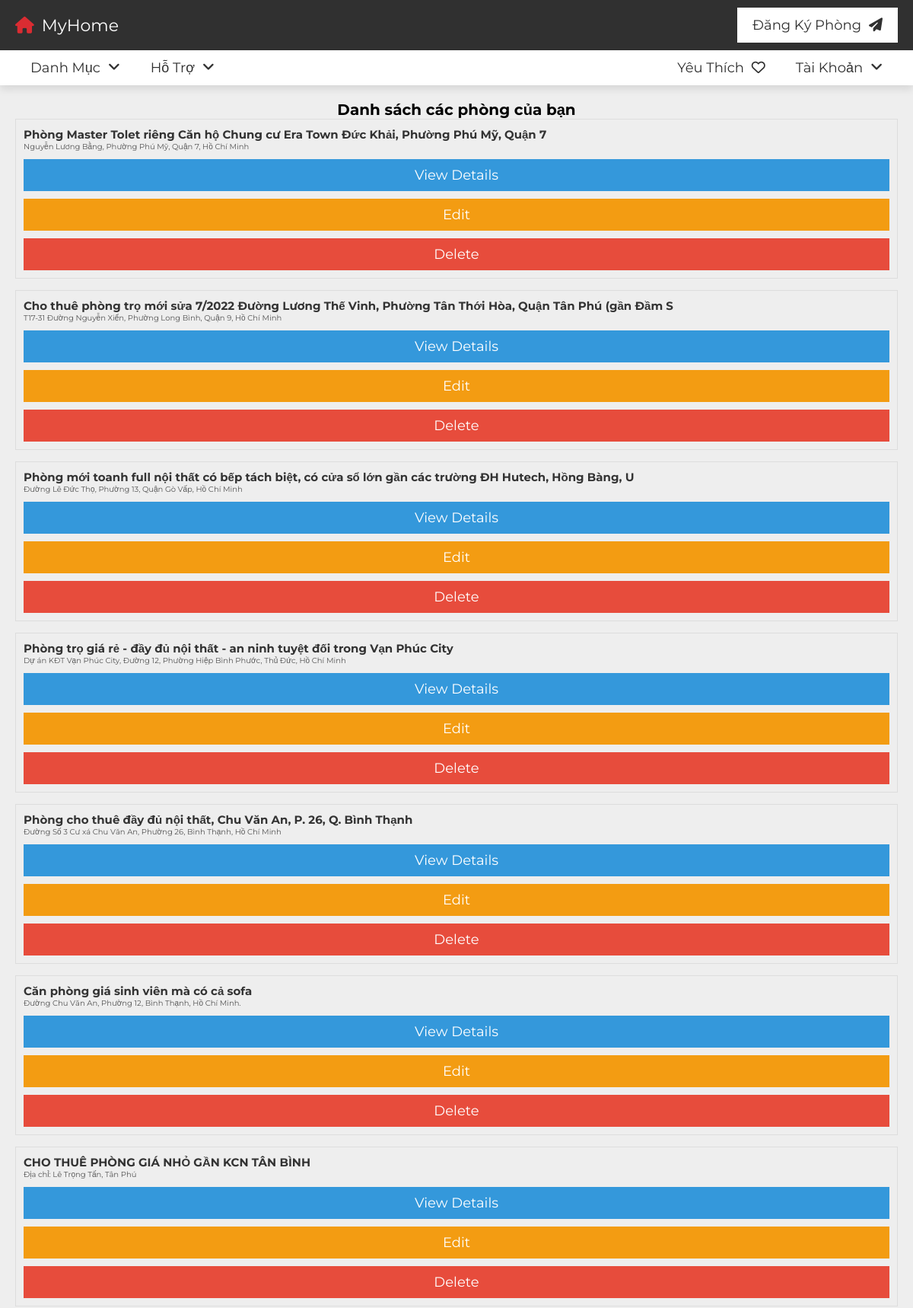
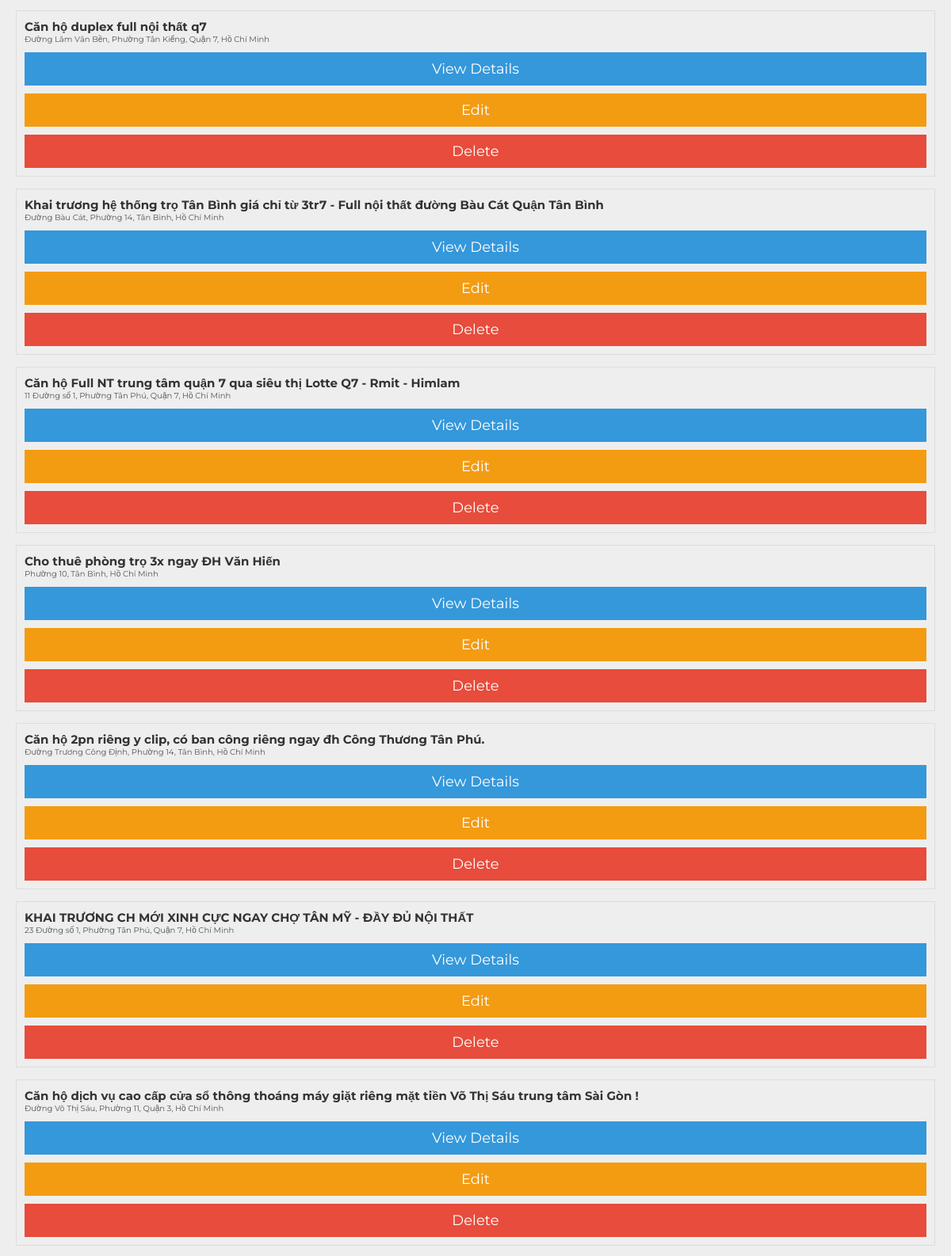
Page /Room/rooms_list/ (signed in, upper part) on the committed database (2 pictures, top to bottom).
### Room/models.py (models this page shows, shortened)
class Room(models.Model):
    Name_Room = models.CharField(max_length=100, unique=True)
    slug = models.SlugField(max_length=100, unique=True, null=True)
    Address = models.CharField(max_length=250, unique=True)
    Price = models.DecimalField(max_digits=10, decimal_places=2)
    Price_deposit = models.DecimalField(max_digits=10, decimal_places=2)
    Description = models.TextField()
    account = models.ForeignKey(Account, on_delete=models.CASCADE)
    category = models.ForeignKey(RoomCategory, on_delete=models.CASCADE)
    mainimage = models.ImageField(upload_to='photo/mainimage', blank=True, null=True)
    roomarea = models.ForeignKey(RoomArea, on_delete=models.CASCADE)
    created_date = models.DateTimeField(auto_now_add=True)
    expiration_date = models.DateTimeField(default=timezone.now() + timedelta(days=14))

### Room/views.py (the view)
# urls.py: path('rooms_list/', views.rooms_list, name='rooms_list'),
@login_required(login_url='login')
def rooms_list(request):
    rooms = Room.objects.filter(account=request.user)
    return render(request, 'rooms/rooms_list.html', {'rooms': rooms})

### RoomCategory/context_processor.py (called while the page is built)
def menu_links(request):
    links = RoomCategory.objects.all()
    return dict(links=links)

### RoomCategory/models.py (called while the page is built)
    def get_url(self):
        return reverse('Rooms_By_Category', args = [self.slug])

### templates/rooms/rooms_list.html (shortened to what this page needs)
{% extends 'base.html' %}
{% load static %}
{% block content %}
  <div class="container">
    <h1>Danh sách các phòng của bạn</h1>
    {% for room in rooms %}
      <div class="room-container">
        <h2>{{ room.Name_Room }}</h2>
        <p>{{ room.Address }}</p>
        <a href="{% url 'room_detail' category_slug=room.category.slug room_slug=room.slug %}" class="btn btn-primary btn-custom">View Details</a>
        <a href="{% url 'room_edit' category_slug=room.category.slug room_slug=room.slug %}" class="btn btn-warning btn-custom">Edit</a>
        <a href="{% url 'room_delete' category_slug=room.category.slug room_slug=room.slug %}" class="btn btn-danger btn-custom">Delete</a>
      </div>
    {% endfor %}
  </div>
{% endblock content %}

### renthouse/static/css/style.css (style rules this page uses)
:root { --main-color:#DA2C32; --light-color:#666; --light-bg:#eee; --white:#fff; --black:#303030; --border:.1rem solid var(--light-color); --box-shodow:0 .5rem 1rem rgba(0,0,0,.1); }
* { font-family: 'Montserrat', sans-serif; margin: 0; padding: 0; box-sizing: border-box; outline: none; border: none; text-decoration: none; }
html { font-size: 62.5%; overflow-x: hidden; scroll-behavior: smooth; scroll-padding-top: 10rem; }
body { background-color: var(--light-bg); }
.btn, .inline-btn { margin-top: 1rem; padding: 1rem 3rem; background-color: var(--main-color); color: var(--white); cursor: pointer; text-align: center; font-size: 1.8rem; text-transform: capitalize; }
.btn { display: block; width: 100%; }

### templates/rooms/rooms_list.html (style rules this page uses)
.container { margin: 20px; }
.room-container { border: 1px solid #ddd; padding: 10px; margin-bottom: 15px; }
.room-container h2 { color: #333; }
.room-container p { color: #555; }
.btn-custom { margin-right: 10px; }
.btn-primary { background-color: #3498db; color: #fff; }
.btn-warning { background-color: #f39c12; color: #fff; }
.btn-danger { background-color: #e74c3c; color: #fff; }
.container h1 { text-align: center; }

### rows in the picture
Room: Name_Room "Phòng Master Tolet riêng Căn hộ Chung cư Era Town Đức Khải, Phường Phú Mỹ, Quận 7", Address "Nguyễn Lương Bằng, Phường Phú Mỹ, Quận 7, Hồ Chí Minh"
Room: Name_Room "Cho thuê phòng trọ mới sửa 7/2022 Đường Lương Thế Vinh, Phường Tân Thới Hòa, Quận Tân Phú (gần Đầm S", Address "T17-31 Đường Nguyễn Xiển, Phường Long Bình, Quận 9, Hồ Chí Minh"
Room: Name_Room "Phòng mới toanh full nội thất có bếp tách biệt, có cửa sổ lớn gần các trường ĐH Hutech, Hồng Bàng, U", Address "Đường Lê Đức Thọ, Phường 13, Quận Gò Vấp, Hồ Chí Minh"
Room: Name_Room "Phòng trọ giá rẻ - đầy đủ nội thất - an ninh tuyệt đối trong Vạn Phúc City", Address "Dự án KĐT Vạn Phúc City, Đường 12, Phường Hiệp Bình Phước, Thủ Đức, Hồ Chí Minh"
Room: Name_Room "Phòng cho thuê đầy đủ nội thất, Chu Văn An, P. 26, Q. Bình Thạnh", Address "Đường Số 3 Cư xá Chu Văn An, Phường 26, Bình Thạnh, Hồ Chí Minh"
Room: Name_Room "Căn phòng giá sinh viên mà có cả sofa", Address "Đường Chu Văn An, Phường 12, Bình Thạnh, Hồ Chí Minh."
Room: Name_Room "CHO THUÊ PHÒNG GIÁ NHỎ GẦN KCN TÂN BÌNH", Address "Địa chỉ: Lê Trọng Tấn, Tân Phú"
Room: Name_Room "Căn hộ duplex full nội thất q7", Address "Đường Lâm Văn Bền, Phường Tân Kiểng, Quận 7, Hồ Chí Minh"
Room: Name_Room "Khai trương hệ thống trọ Tân Bình giá chỉ từ 3tr7 - Full nội thất đường Bàu Cát Quận Tân Bình", Address "Đường Bàu Cát, Phường 14, Tân Bình, Hồ Chí Minh"
Room: Name_Room "Căn hộ Full NT trung tâm quận 7 qua siêu thị Lotte Q7 - Rmit - Himlam", Address "11 Đường số 1, Phường Tân Phú, Quận 7, Hồ Chí Minh"
Room: Name_Room "Cho thuê phòng trọ 3x ngay ĐH Văn Hiến", Address "Phường 10, Tân Bình, Hồ Chí Minh"
Room: Name_Room "Căn hộ 2pn riêng y clip, có ban công riêng ngay đh Công Thương Tân Phú.", Address "Đường Trương Công Định, Phường 14, Tân Bình, Hồ Chí Minh"
Room: Name_Room "KHAI TRƯƠNG CH MỚI XINH CỰC NGAY CHỢ TÂN MỸ - ĐẦY ĐỦ NỘI THẤT", Address "23 Đường số 1, Phường Tân Phú, Quận 7, Hồ Chí Minh"
Room: Name_Room "Căn hộ dịch vụ cao cấp cửa sổ thông thoáng máy giặt riêng mặt tiền Võ Thị Sáu trung tâm Sài Gòn !", Address "Đường Võ Thị Sáu, Phường 11, Quận 3, Hồ Chí Minh"
